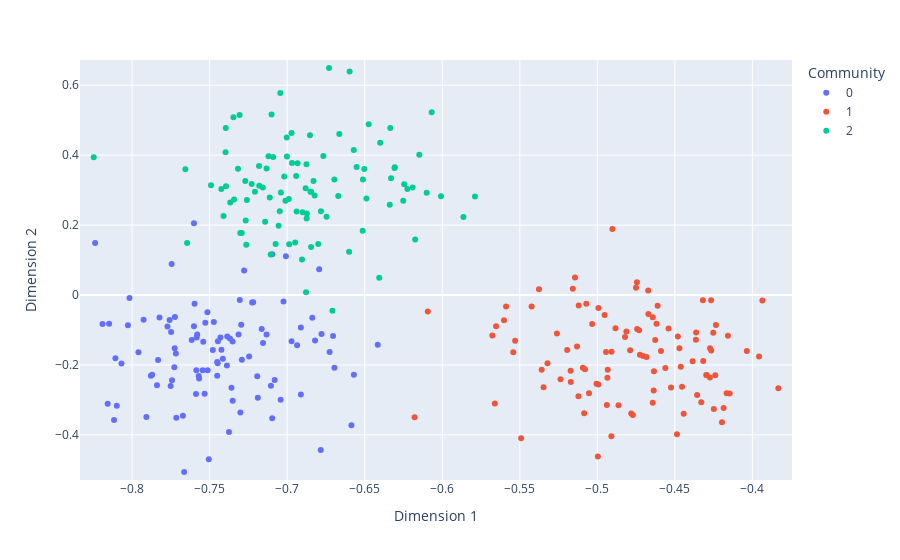

Source (notebook cell):
### Code cell
ya = UASE([As.astype(float)], 2)
plot_embedding(ya, n, 1, tau)
